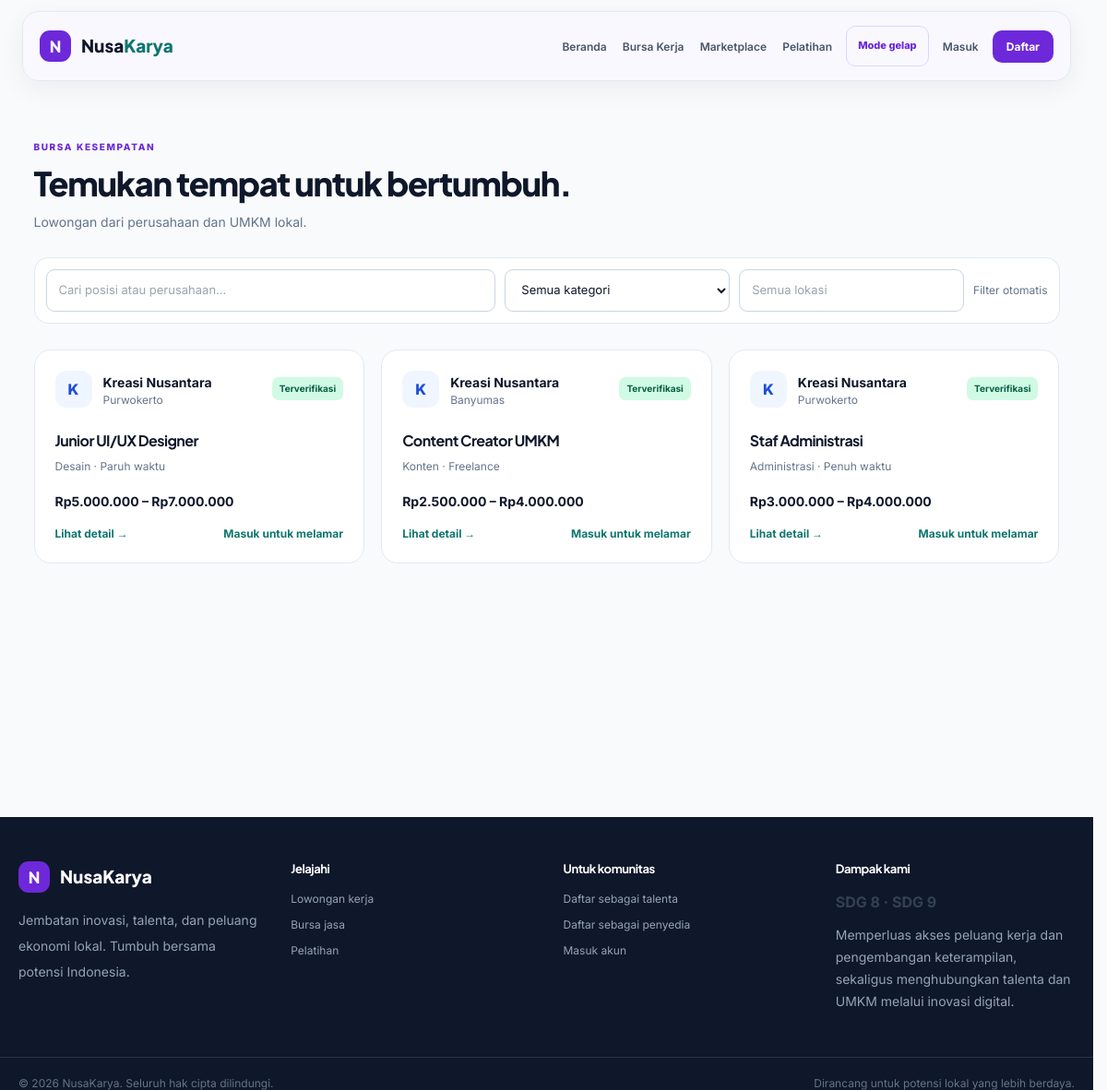
Page /lowongan.php on the committed database.
### tables this page shows
CREATE TABLE IF NOT EXISTS lowongan (
  id BIGINT UNSIGNED AUTO_INCREMENT PRIMARY KEY,
  penyedia_id BIGINT UNSIGNED NOT NULL,
  judul VARCHAR(160) NOT NULL,
  kategori ENUM('Desain','Konten','Teknologi','Administrasi','Lainnya') NOT NULL DEFAULT 'Lainnya',
  jenis_pekerjaan VARCHAR(60) NOT NULL DEFAULT 'Penuh waktu',
  lokasi VARCHAR(120) NOT NULL,
  gaji_min DECIMAL(14,2) DEFAULT NULL,
  gaji_max DECIMAL(14,2) DEFAULT NULL,
  deskripsi TEXT NOT NULL,
  persyaratan TEXT DEFAULT NULL,
  batas_lamaran DATE DEFAULT NULL,
  status ENUM('Aktif','Ditutup') NOT NULL DEFAULT 'Aktif',
  created_at TIMESTAMP NOT NULL DEFAULT CURRENT_TIMESTAMP,
  CONSTRAINT fk_lowongan_penyedia FOREIGN KEY (penyedia_id) REFERENCES users(id) ON DELETE CASCADE,
  INDEX idx_lowongan_filter (status, kategori, lokasi)
);

CREATE TABLE IF NOT EXISTS users (
  id BIGINT UNSIGNED AUTO_INCREMENT PRIMARY KEY,
  nama VARCHAR(120) NOT NULL,
  email VARCHAR(160) NOT NULL UNIQUE,
  password VARCHAR(255) NOT NULL,
  role ENUM('admin','penyedia','pekerja') NOT NULL DEFAULT 'pekerja',
  telepon VARCHAR(25) DEFAULT NULL,
  lokasi VARCHAR(120) DEFAULT NULL,
  deskripsi TEXT DEFAULT NULL,
  skills TEXT DEFAULT NULL,
  foto VARCHAR(255) DEFAULT NULL,
  is_verified TINYINT(1) NOT NULL DEFAULT 0,
  created_at TIMESTAMP NOT NULL DEFAULT CURRENT_TIMESTAMP,
  updated_at TIMESTAMP NULL DEFAULT NULL ON UPDATE CURRENT_TIMESTAMP,
  INDEX idx_users_role (role),
  INDEX idx_users_lokasi (lokasi)
);

### config/koneksi.php (called while the page is built, shortened)
<?php
$host = 'localhost';
$db   = 'db_nusakarya';
$user = 'root';
$pass = '';
try {
    $mysqli = new mysqli($host, $user, $pass, $db);
    $mysqli->set_charset('utf8mb4');
    require_once __DIR__ . '/database.php';
    $pdo = new Database($mysqli);
} catch (mysqli_sql_exception $e) {
    error_log('Database connection error: ' . $e->getMessage());
    http_response_code(500);
    exit('Koneksi database gagal. Periksa konfigurasi di config/koneksi.php.');
}

### config/database.php (called while the page is built, shortened)
<?php
class Database
{
    private mysqli $connection;
    public function __construct(mysqli $connection) { $this->connection = $connection; }
    public function query(string $sql): DatabaseStatement
    {
        $result = $this->connection->query($sql);
        return new DatabaseStatement(null, $result);
    }
}
class DatabaseStatement
{
    private ?mysqli_result $result;
    public function __construct(?mysqli_stmt $statement, ?mysqli_result $result = null, array $parameterNames = [])
    { $this->statement=$statement; $this->result=$result; $this->parameterNames=$parameterNames; }
    public function fetchAll(): array { return $this->result instanceof mysqli_result?$this->result->fetch_all(MYSQLI_ASSOC):[]; }
}

### config/functions.php (called while the page is built, shortened)
<?php
function e(?string $value): string
{
    return htmlspecialchars((string) $value, ENT_QUOTES, "UTF-8");
}
function rupiah($value): string
{
    return "Rp" . number_format((float) $value, 0, ",", ".");
}
function current_user(): ?array
{
    return $_SESSION["user"] ?? null;
}

### lowongan.php (the view, shortened to what this page needs)
<?php
require_once __DIR__ . '/config/koneksi.php'; require_once __DIR__ . '/config/functions.php';
$items=$pdo->query("SELECT l.*,u.nama penyedia,u.is_verified FROM lowongan l JOIN users u ON u.id=l.penyedia_id WHERE l.status='Aktif' ORDER BY l.created_at DESC")->fetchAll();
$pageTitle='Bursa Kerja'; require __DIR__.'/includes/header.php';
?>
<main class="max-w-6xl mx-auto px-5 py-16 min-h-[65vh]">
    <p class="eyebrow">Bursa kesempatan</p>
    <h1 class="text-4xl font-extrabold text-ink mt-3">Temukan tempat untuk bertumbuh.</h1>
    <p class="text-sm text-slate-500 mt-3">Lowongan dari perusahaan dan UMKM lokal.</p>
    <div class="filter-bar"><input class="form-control" data-filter-search
            placeholder="Cari posisi atau perusahaan..."><select class="form-control" data-filter-category>
            <option value="">Semua kategori</option>
        </select><input class="form-control" data-filter-location placeholder="Semua lokasi"><span
            class="self-center text-xs text-slate-500">Filter otomatis</span></div>
    <div class="card-grid"><?php foreach($items as $x): ?><article class="job-card" data-listing-card
            data-search="<?= e($x['judul'].' '.$x['penyedia'].' '.$x['deskripsi']) ?>"
            data-category="<?= e($x['kategori']) ?>" data-location="<?= e($x['lokasi']) ?>">
            <div class="flex items-center gap-3">
                <div class="company-icon"><?= e(strtoupper(substr($x['penyedia'],0,1))) ?></div>
                <div><b class="text-sm text-ink"><?= e($x['penyedia']) ?></b>
                    <p class="text-xs text-slate-500"><?= e($x['lokasi']) ?></p>
                </div><?php if($x['is_verified']): ?><span
                    class="badge-green ml-auto">Terverifikasi</span><?php endif; ?>
            </div>
            <h2 class="font-bold text-ink mt-6"><?= e($x['judul']) ?></h2>
            <p class="text-xs text-slate-500 mt-2"><?= e($x['kategori']) ?> · <?= e($x['jenis_pekerjaan']) ?></p>
            <p class="text-sm text-ink font-bold mt-5"><?= rupiah($x['gaji_min']) ?> – <?= rupiah($x['gaji_max']) ?></p>
            <div class="flex items-center justify-between gap-3 mt-4"><a class="text-link"
                    href="<?= BASE_URL ?>/detail-lowongan.php?id=<?= (int)$x['id'] ?>">Lihat detail
                    →</a><?php if($user && $user['role']==='pekerja'): ?><form method="post"
                    action="<?= BASE_URL ?>/pekerja/lamar.php"><input type="hidden" name="_csrf"
                        value="<?= e(csrf_token()) ?>"><input type="hidden" name="lowongan_id"
                        value="<?= (int)$x['id'] ?>"><button class="text-link" type="submit">Lamar</button></form>
                <?php elseif(!$user): ?><a class="text-link" href="<?= BASE_URL ?>/auth/login.php">Masuk untuk
                    melamar</a><?php endif; ?></div>
        </article><?php endforeach; ?></div>
</main><?php require __DIR__.'/includes/footer.php'; ?>

### assets/css/style.css (style rules this page uses)
* { box-sizing: border-box; }
:root { --color-primary: #6d28d9; --color-accent: #047857; --color-neutral-1: #faf8ff; --color-neutral-2: #ddd6fe; --color-text: #1e1b4b; --color-dark-neutral: #17152d; --color-dark-neutral-2: #40386b; --color-dark-card: #252142; --color-dark-text: #faf8ff; }
html { scroll-behavior: smooth; scrollbar-gutter: stable; }
body { font-family: Inter, sans-serif; background: var(--color-neutral-1); color: var(--color-text); min-inline-size: 320px; overflow-x: clip; }
.max-w-6xl { max-width: 1280px; }
.stats-grid, .section-heading, .card-grid, .section > .max-w-6xl { inline-size: 100%; }
.font-heading, h1, h2, h3 { font-family: "Plus Jakarta Sans", sans-serif; letter-spacing: -0.035em; }
.eyebrow { font-size: 10px; letter-spacing: 0.16em; font-weight: 800; color: var(--color-primary); text-transform: uppercase; }
.text-link { font-size: 12px; color: #0f766e; font-weight: 700; }
.card-grid { display: grid; grid-template-columns: repeat(3, minmax(0, 1fr)); gap: 18px; }
.job-card { padding: 22px; border: 1px solid #e2e8f0; border-radius: 18px; background: white; transition: 0.2s; }
.company-icon { height: 40px; width: 40px; display: grid; place-items: center; border-radius: 12px; background: #eff6ff; color: #1d4ed8; font-weight: 800; }
.badge-green { background: #d1fae5; color: #065f46; padding: 5px 8px; border-radius: 7px; font-size: 10px; font-weight: 700; }
.form-control { width: 100%; border: 1px solid #cbd5e1; border-radius: 9px; padding: 12px 13px; font-size: 13px; color: #0f172a; background: white; outline: none; }
.filter-bar { display: grid; grid-template-columns: 2fr 1fr 1fr auto; gap: 10px; background: white; border: 1px solid #e2e8f0; border-radius: 15px; padding: 12px; margin: 28px 0; }
@media (prefers-reduced-motion: no-preference) { .dashboard-grid .surface-card, .card-grid .job-card, .stat-card { animation: dashboard-stagger 450ms both; } }
@media (prefers-reduced-motion: no-preference) { .dashboard-grid .surface-card:nth-child(2), .card-grid .job-card:nth-child(2), .stat-card:nth-child(2) { animation-delay: 60ms; } }
@media (prefers-reduced-motion: no-preference) { .dashboard-grid .surface-card:nth-child(3), .card-grid .job-card:nth-child(3), .stat-card:nth-child(3) { animation-delay: 120ms; } }
.text-link { color: #0f766e; font-size: 12px; font-weight: 700; cursor: pointer; }

### rows in the picture
lowongan: penyedia.nama "K", penyedia.nama "Kreasi Nusantara", lokasi "Purwokerto", judul "Junior UI/UX Designer", kategori "Desain", jenis_pekerjaan "Paruh waktu", gaji_min "Rp5.000.000", gaji_max "Rp7.000.000"
lowongan: penyedia.nama "K", penyedia.nama "Kreasi Nusantara", lokasi "Banyumas", judul "Content Creator UMKM", kategori "Konten", jenis_pekerjaan "Freelance", gaji_min "Rp2.500.000", gaji_max "Rp4.000.000"
lowongan: penyedia.nama "K", penyedia.nama "Kreasi Nusantara", lokasi "Purwokerto", judul "Staf Administrasi", kategori "Administrasi", jenis_pekerjaan "Penuh waktu", gaji_min "Rp3.000.000", gaji_max "Rp4.000.000"
